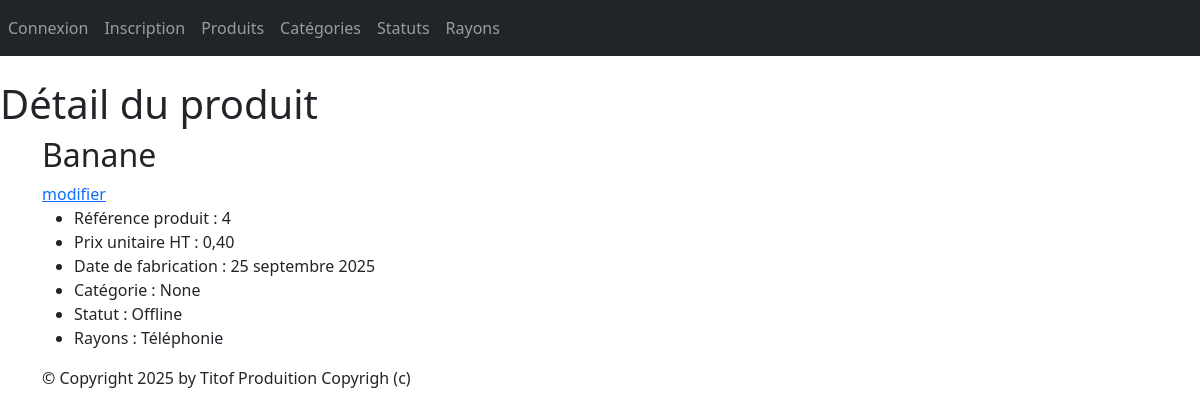
The page /monApp/produit/4/ on the database as committed earlier.
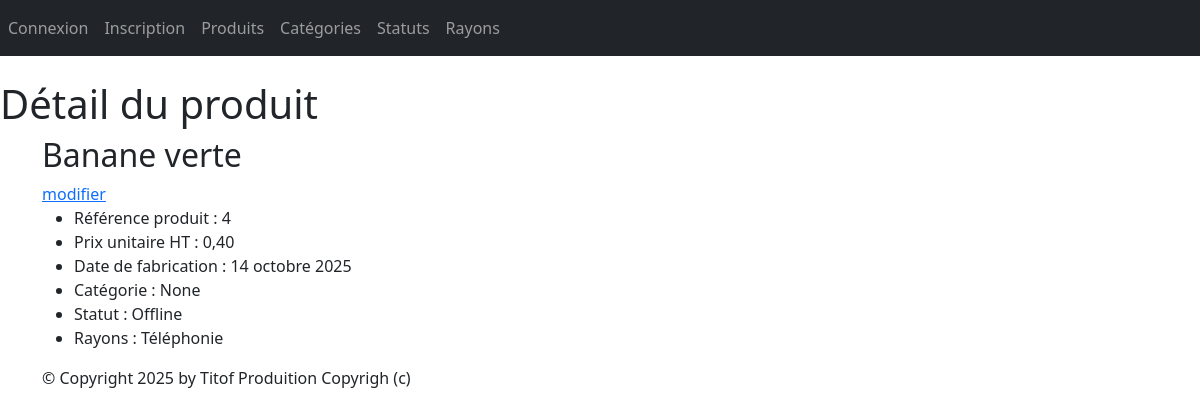
The same page on the database as committed later.
### monApp/models.py (models this page shows, shortened)
class Produit(models.Model):
    refProd = models.AutoField(primary_key=True)
    intituleProd = models.CharField(max_length=200)
    prixUnitaireProd = models.DecimalField(max_digits=10, decimal_places=2)
    dateFabrication = models.DateField(auto_now=True)
    categorie = models.ForeignKey(Categorie, on_delete=models.CASCADE, related_name="produits",null=True, blank=True)
    statut = models.ForeignKey(Statut, on_delete=models.SET_NULL, related_name="produits",null=True, blank=True)

class Statut(models.Model):
    idStatut = models.AutoField(primary_key=True)
    libelle = models.CharField(max_length=200)
    def __str__(self):
        return self.libelle

### monApp/views.py (the view)
# urls.py: path("produit/<pk>/", views.ProduitDetailView.as_view(), name="dtl_prdt"),
class ProduitDetailView(DetailView):
    model = Produit
    template_name = "monApp/detail_produit.html"
    context_object_name = "prdt"
    def get_context_data(self, **kwargs):
        context = super(ProduitDetailView, self).get_context_data(**kwargs)
        context['titremenu'] = "Détail du produit"
        return context

### monApp/templates/monApp/detail_produit.html
{% extends 'monApp/base.html' %}
{% block menu %}
    <h1>{{ titremenu }}</h1>
{% endblock %}
{% block contenu %}
    <h2>{{ prdt.intituleProd }}</h2>
    <a href="{% url 'prdt_chng' prdt.refProd %}">modifier</a>
    <ul>
        <li>Référence produit : {{ prdt.refProd }}</li>
        <li>Prix unitaire HT : {{ prdt.prixUnitaireProd }}</li>
        <li>Date de fabrication : {{ prdt.dateFabrication }}</li>
        <li>Catégorie : {{ prdt.categorie }}</li>
        <li>Statut : {{ prdt.statut }}</li>
        <li>Rayons :
            {% for c in prdt.contenir.all %}
                {{ c.idRayon.nomRayon }}{% if not forloop.last %}, {% endif %}
            {% empty %}
                Aucun rayon associé.
            {% endfor %}
        </li>
    </ul>
{% endblock %}

Rows that differ between the two databases and show on the page:
changed Produit "None": intituleProd "Banane" → "Banane verte"; dateFabrication "25 septembre 2025" → "14 octobre 2025"
